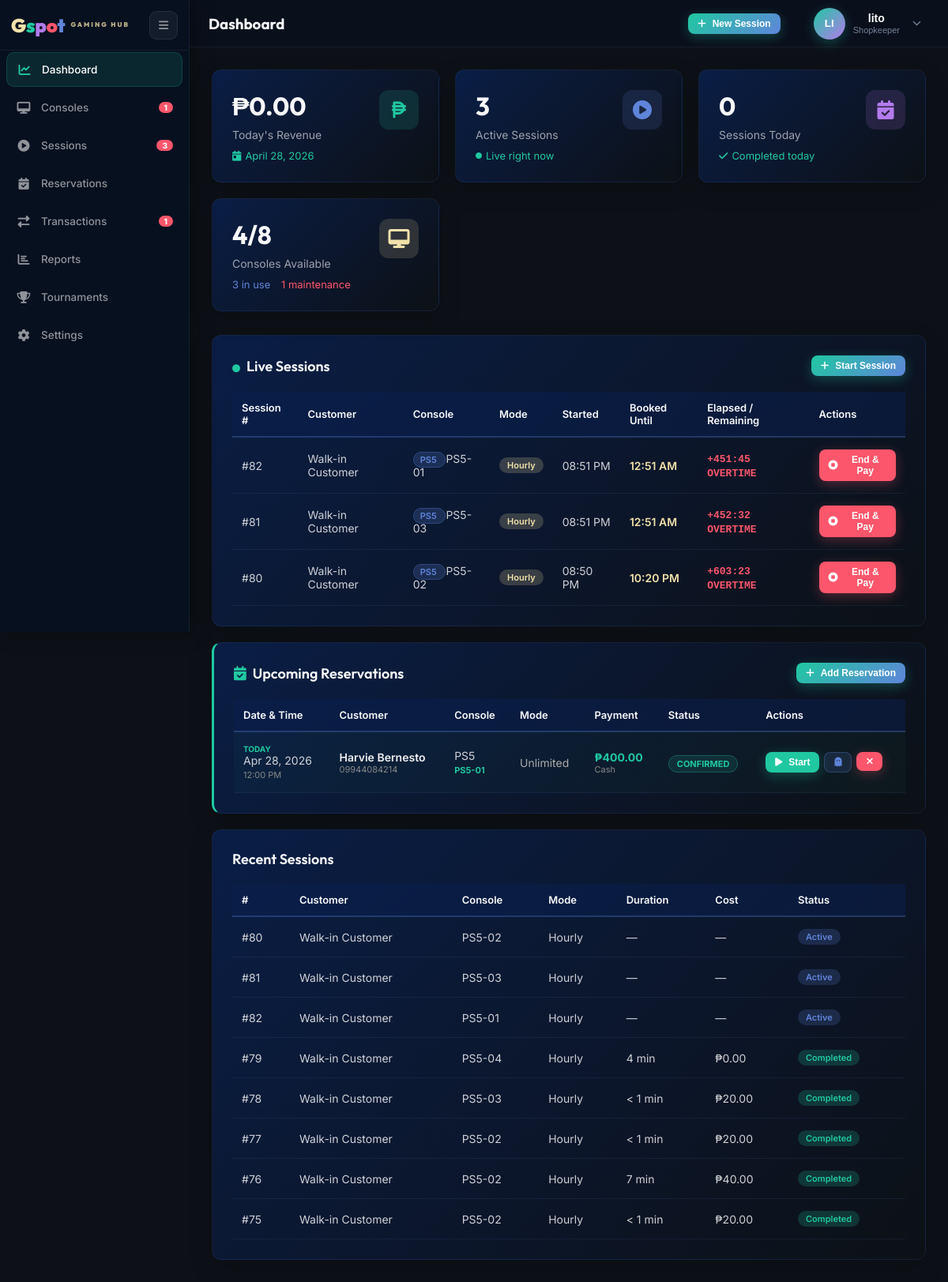
Screenshot of /admin.php (signed in) with the database file from the repository.
### tables this page shows
CREATE TABLE `gaming_sessions` (
  `session_id` int(11) NOT NULL,
  `user_id` int(11) NOT NULL,
  `console_id` int(11) NOT NULL,
  `rental_mode` enum('hourly','open_time','unlimited') NOT NULL,
  `planned_minutes` int(11) DEFAULT NULL,
  `start_time` datetime NOT NULL DEFAULT current_timestamp(),
  `end_time` datetime DEFAULT NULL,
  `duration_minutes` int(11) DEFAULT NULL,
  `hourly_rate` decimal(10,2) NOT NULL DEFAULT 0.00,
  `total_cost` decimal(10,2) DEFAULT NULL,
  `status` enum('active','completed','cancelled') NOT NULL DEFAULT 'active',
  `payment_status` enum('paid','unpaid','partial') DEFAULT NULL,
  `created_by` int(11) NOT NULL,
  `created_at` datetime NOT NULL DEFAULT current_timestamp()
);

CREATE TABLE `users` (
  `user_id` int(11) NOT NULL,
  `email` varchar(100) NOT NULL,
  `password_hash` varchar(255) NOT NULL,
  `full_name` varchar(100) NOT NULL,
  `phone` varchar(20) DEFAULT NULL,
  `role` enum('customer','shopkeeper','owner','walkin') NOT NULL DEFAULT 'customer',
  `status` enum('active','inactive') NOT NULL DEFAULT 'active',
  `email_verified` tinyint(1) NOT NULL DEFAULT 0,
  `verification_token` varchar(64) DEFAULT NULL,
  `verification_expires` datetime DEFAULT NULL,
  `reset_token` varchar(64) DEFAULT NULL,
  `reset_expires` datetime DEFAULT NULL,
  `created_at` datetime NOT NULL DEFAULT current_timestamp(),
  `consecutive_cancellations` tinyint(3) UNSIGNED NOT NULL DEFAULT 0,
  `reservation_banned_until` datetime DEFAULT NULL
);

CREATE TABLE `consoles` (
  `console_id` int(11) NOT NULL,
  `console_name` varchar(50) NOT NULL,
  `console_type` enum('PS5','PS4','Xbox Series X') NOT NULL,
  `unit_number` varchar(10) NOT NULL,
  `status` enum('available','in_use','maintenance') NOT NULL DEFAULT 'available',
  `hourly_rate` decimal(10,2) NOT NULL DEFAULT 0.00,
  `created_at` datetime NOT NULL DEFAULT current_timestamp()
);

CREATE TABLE `reservations` (
  `reservation_id` int(11) NOT NULL,
  `user_id` int(11) NOT NULL,
  `console_id` int(11) DEFAULT NULL,
  `console_type` enum('PS5','Xbox Series X','PS4') NOT NULL,
  `rental_mode` enum('hourly','open_time','unlimited') NOT NULL DEFAULT 'hourly',
  `planned_minutes` int(11) DEFAULT NULL,
  `reserved_date` date NOT NULL,
  `reserved_time` time NOT NULL,
  `notes` text DEFAULT NULL,
  `downpayment_amount` decimal(10,2) NOT NULL DEFAULT 0.00,
  `downpayment_method` enum('cash','gcash','credit_card') DEFAULT NULL,
  `downpayment_paid` tinyint(1) NOT NULL DEFAULT 0,
  `status` enum('pending','confirmed','converted','cancelled','no_show') NOT NULL DEFAULT 'pending',
  `created_by` int(11) NOT NULL,
  `created_at` datetime NOT NULL DEFAULT current_timestamp(),
  `updated_at` datetime NOT NULL DEFAULT current_timestamp() ON UPDATE current_timestamp(),
  `cancelled_by` enum('user','admin') DEFAULT NULL,
  `cancellation_reason` varchar(300) DEFAULT NULL,
  `refund_issued` tinyint(1) NOT NULL DEFAULT 0,
  `cancel_reason_type` enum('schedule_change','found_alternative','budget_issue','technical_issue','emergency','other') DEFAULT NULL,
  `cancel_reason_detail` text DEFAULT NULL
);

### admin_sections/dashboard.php (shortened to what the rows shown need)
<div class="page active" id="dashboard">
    <div class="card">
        <?php if (empty($activeSessions)): ?>
            <div class="empty-state"><i class="fas fa-couch"></i>No active sessions right now</div>
        <?php else: ?>
        <table class="data-table">
            <thead><tr><th>Session #</th><th>Customer</th><th>Console</th><th>Mode</th><th>Started</th><th>Booked Until</th><th>Elapsed / Remaining</th><th>Actions</th></tr></thead>
            <tbody>
            <?php foreach ($activeSessions as $sess): ?>
            <tr>
                <td>#<?= $sess['session_id'] ?></td>
                <td><?= htmlspecialchars($sess['customer_name']) ?></td>
                <td>
                    <span class="console-type-badge <?= $sess['console_type'] === 'PS5' ? 'ps5' : ($sess['console_type'] === 'PS4' ? 'ps4' : 'xbox') ?>">
                        <?= $sess['console_type'] ?>
                    </span>
                    <?= htmlspecialchars($sess['unit_number']) ?>
                </td>
                <td><span class="badge pending"><?= match($sess['rental_mode']) { 'open_time' => 'Open Time', default => ucfirst($sess['rental_mode']) } ?></span></td>
                <td><?= date('h:i A', strtotime($sess['start_time'])) ?></td>
                <td>
                    <?php if ($sess['rental_mode'] === 'hourly' && $sess['planned_minutes']):
                        $bookedEndDt = new DateTime($sess['start_time'], new DateTimeZone('Asia/Manila'));
                        $bookedEndDt->modify('+' . $sess['planned_minutes'] . ' minutes');
                    ?>
                        <span style="color:#f1e1aa;font-weight:600"><?= $bookedEndDt->format('h:i A') ?></span>
                    <?php else: ?>—<?php endif; ?>
                </td>
                <td><span class="session-timer" data-start="<?= $sess['start_time'] ?>" data-planned="<?= $sess['planned_minutes'] ?? '' ?>">—</span></td>
                <td>
                    <button class="btn btn-danger btn-sm" onclick="openEndSessionModal(
                        <?= $sess['session_id'] ?>,
                        '<?= htmlspecialchars(addslashes($sess['customer_name'])) ?>',
                        '<?= htmlspecialchars(addslashes($sess['unit_number'])) ?>',
                        '<?= $sess['rental_mode'] ?>',
                        <?= strtotime($sess['start_time']) ?>,
                        <?= (int)($sess['planned_minutes'] ?? 0) ?>,
                        <?= (float)($sess['upfront_paid'] ?? 0) ?>)">
                        <i class="fas fa-stop-circle"></i> End &amp; Pay
                    </button>
                </td>
            </tr>
            <?php endforeach; ?>
            </tbody>
        </table>
        <?php endif; ?>
    </div>
    <div class="card" style="border-left:3px solid #20c8a1;margin-bottom:20px;">
        <?php if (empty($upcomingReservations)): ?>
        <div style="padding:30px;text-align:center;color:#555;">
            <i class="fas fa-calendar-xmark" style="font-size:1.8rem;display:block;margin-bottom:8px;"></i>
            No upcoming reservations.
        </div>
        <?php else: ?>
        <div style="overflow-x:auto;">
            <table class="data-table">
                <thead>
                    <tr>
                        <th>Date & Time</th>
                        <th>Customer</th>
                        <th>Console</th>
                        <th>Mode</th>
                        <th>Payment</th>
                        <th>Status</th>
                        <th>Actions</th>
                    </tr>
                </thead>
                <tbody>
                <?php foreach ($upcomingReservations as $r):
                    $isToday = ($r['reserved_date'] === date('Y-m-d'));
                    $statusColors = [
                        'pending'   => ['bg'=>'rgba(241,168,60,.12)',  'text'=>'#f1a83c',  'border'=>'rgba(241,168,60,.3)'],
                        'confirmed' => ['bg'=>'rgba(32,200,161,.12)',  'text'=>'#20c8a1',  'border'=>'rgba(32,200,161,.3)'],
                    ];
                    $sc = $statusColors[$r['status']] ?? ['bg'=>'rgba(100,100,100,.1)','text'=>'#888','border'=>'rgba(100,100,100,.2)'];
                ?>
                <tr style="<?= $isToday ? 'background:rgba(32,200,161,.03);' : '' ?>">
                    <td style="white-space:nowrap;">
                        <?php if ($isToday): ?>
                        <span style="color:#20c8a1;font-size:10px;font-weight:700;display:block;">TODAY</span>
                        <?php endif; ?>
                        <?= date('M d, Y', strtotime($r['reserved_date'])) ?><br>
                        <span style="color:#888;font-size:11px;"><?= date('h:i A', strtotime($r['reserved_time'])) ?></span>
                    </td>
                    <td>
                        <div style="font-weight:600;color:#f0f0f0;"><?= htmlspecialchars($r['customer_name']) ?></div>
                        <?php if ($r['customer_phone']): ?>
                        <div style="color:#888;font-size:11px;"><?= htmlspecialchars($r['customer_phone']) ?></div>
                        <?php endif; ?>
                    </td>
                    <td>
                        <?= htmlspecialchars($r['console_type']) ?>
                        <?php if ($r['unit_number']): ?>
                        <br><span style="color:#20c8a1;font-size:11px;font-weight:700;"><?= htmlspecialchars($r['unit_number']) ?></span>
                        <?php endif; ?>
                    </td>
                    <td style="color:#aaa;">
                        <?= match($r['rental_mode']) {
                            'open_time' => 'Open Time',
                            'unlimited' => 'Unlimited',
                            default => 'Hourly' . ($r['planned_minutes'] ? ' (' . ($r['planned_minutes']/60) . 'h)' : '')
                        } ?>
                    </td>
                    <td>
                        <?php if ($r['downpayment_amount'] > 0): ?>
                        <span style="color:#20c8a1;font-weight:700;">₱<?= number_format($r['downpayment_amount'], 2) ?></span>
                        <span style="color:#888;font-size:11px;display:block;"><?= ucfirst($r['downpayment_method'] ?? '') ?></span>
                        <?php else: ?>
                        <span style="color:#555;">—</span>
                        <?php endif; ?>
                    </td>
                    <td>
                        <span style="background:<?= $sc['bg'] ?>;color:<?= $sc['text'] ?>;border:1px solid <?= $sc['border'] ?>;border-radius:20px;padding:3px 10px;font-size:11px;font-weight:700;text-transform:uppercase;">
                            <?= ucfirst($r['status']) ?>
                        </span>
                    </td>
                    <td>
                        <div style="display:flex;gap:6px;flex-wrap:wrap;">
                            <?php if (in_array($r['status'], ['pending','confirmed'])): ?>
                            <button class="btn btn-success btn-sm"
                                    onclick="openConvertModal(<?= htmlspecialchars(json_encode($r)) ?>)"
                                    title="Convert to Session">
                                <i class="fas fa-play"></i> Start
                            </button>
                            <form method="POST" style="display:inline;" onsubmit="return false" id="dashFormNoshow<?= $r['reservation_id'] ?>">
                                <button type="button" class="btn btn-secondary btn-sm" title="No-show"
                                        onclick="gspotConfirm('Mark this reservation as no-show?', function(){ document.getElementById('dashFormNoshow<?= $r['reservation_id'] ?>').submit(); }, {danger:true, yesLabel:'Mark No-Show'})">
                                    <i class="fas fa-ghost"></i>
                                </button>
                            </form>
                            <form method="POST" style="display:inline;" onsubmit="return false" id="dashFormCancel<?= $r['reservation_id'] ?>">
                                <button type="button" class="btn btn-danger btn-sm" title="Cancel"
                                        onclick="gspotConfirm('Cancel this reservation?', function(){ document.getElementById('dashFormCancel<?= $r['reservation_id'] ?>').submit(); }, {danger:true, yesLabel:'Yes, Cancel'})">
                                    <i class="fas fa-times"></i>
                                </button>
                            </form>
                            <?php endif; ?>
                        </div>
                    </td>
                </tr>
                <?php endforeach; ?>
                </tbody>
            </table>
        </div>
        <?php endif; ?>
    </div>
    <div class="card">
        <table class="data-table">
            <thead><tr><th>#</th><th>Customer</th><th>Console</th><th>Mode</th><th>Duration</th><th>Cost</th><th>Status</th></tr></thead>
            <tbody>
            <?php foreach (array_slice($recentSessions, 0, 8) as $sess): ?>
            <tr>
                <td>#<?= $sess['session_id'] ?></td>
                <td><?= htmlspecialchars($sess['customer_name']) ?></td>
                <td><?= htmlspecialchars($sess['unit_number']) ?></td>
                <td><?= match($sess['rental_mode']) { 'open_time' => 'Open Time', default => ucfirst($sess['rental_mode']) } ?></td>
                <td><?= $sess['duration_minutes'] !== null ? ($sess['duration_minutes'] > 0 ? $sess['duration_minutes'].' min' : '< 1 min') : '—' ?></td>
                <td><?= $sess['total_cost'] ? '₱'.number_format($sess['total_cost'],2) : '—' ?></td>
                <td><span class="badge <?= $sess['status'] ?>"><?= ucfirst($sess['status']) ?></span></td>
            </tr>
            <?php endforeach; ?>
            </tbody>
        </table>
    </div>
</div>

### rows the page displays
gaming_sessions: session_id "82", user.full_name "Walk-in Customer", console.console_type "PS5", console.unit_number "PS5-01", rental_mode "Hourly", start_time "08:51 PM", $bookedEndDt->format('h:i A') "12:51 AM", status "Active"
gaming_sessions: session_id "81", user.full_name "Walk-in Customer", console.console_type "PS5", console.unit_number "PS5-03", rental_mode "Hourly", start_time "08:51 PM", $bookedEndDt->format('h:i A') "12:51 AM", status "Active"
gaming_sessions: session_id "80", user.full_name "Walk-in Customer", console.console_type "PS5", console.unit_number "PS5-02", rental_mode "Hourly", start_time "08:50 PM", $bookedEndDt->format('h:i A') "10:20 PM", status "Active"
reservations: shows "TODAY", reserved_date "Apr 28, 2026", reserved_time "12:00 PM", created_by.full_name "Harvie Bernesto", created_by.phone "09944084214", console_type "PS5", console.unit_number "PS5-01", rental_mode "Unlimited", downpayment_amount "400.00", downpayment_method "Cash", status "CONFIRMED"
gaming_sessions: session_id "79", user.full_name "Walk-in Customer", console.unit_number "PS5-04", rental_mode "Hourly", duration_minutes "4", total_cost "0.00", status "Completed"
gaming_sessions: session_id "78", user.full_name "Walk-in Customer", console.unit_number "PS5-03", rental_mode "Hourly", duration_minutes "< 1 min", total_cost "20.00", status "Completed"
gaming_sessions: session_id "77", user.full_name "Walk-in Customer", console.unit_number "PS5-02", rental_mode "Hourly", duration_minutes "< 1 min", total_cost "20.00", status "Completed"
gaming_sessions: session_id "76", user.full_name "Walk-in Customer", console.unit_number "PS5-02", rental_mode "Hourly", duration_minutes "7", total_cost "40.00", status "Completed"
gaming_sessions: session_id "75", user.full_name "Walk-in Customer", console.unit_number "PS5-02", rental_mode "Hourly", duration_minutes "< 1 min", total_cost "20.00", status "Completed"

### other values shown
$maintenanceCount "1"
$activeCount "3"
count($pendingSessions) "1"
getUserInitials() "LI"
$user['full_name'] "lito"
getRoleBadge() "Shopkeeper"
$todayRevenue "0.00"
$todayBookings "0"
$availableCount "4"
count($allConsoles) "8"
$inUseCount "3"
